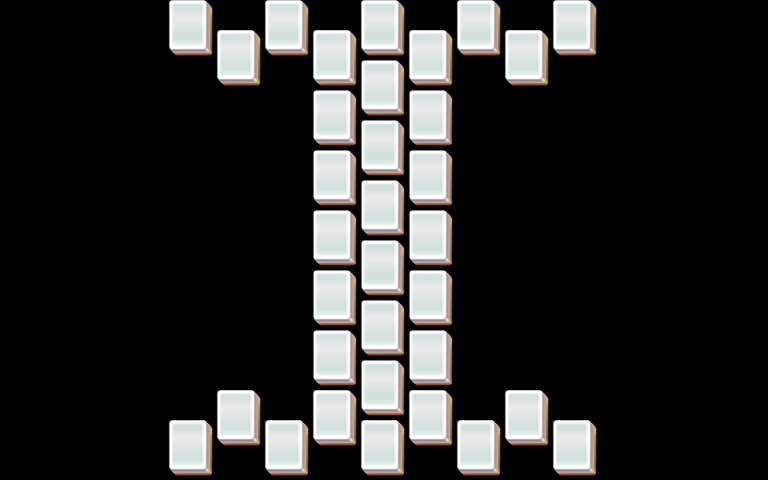

A level layout from a 2D game, rendered from its tile map. Below: a short description, then the map file with tile-grid data replaced by summaries:
An orthogonal 32x16 tile map with 24x30 px tiles, 5 tile layers (layer1, layer2, layer3, layer4, ...).

<map version="1.0" orientation="orthogonal" width="32" height="16" tilewidth="24" tileheight="30">
 <properties>
  <property name="species" value="15" />
 </properties>
 <tileset firstgid="1" name="mahjong" tilewidth="48" tileheight="60">
  <image source="mahjong.png" />
 </tileset>
 <layer name="layer1" width="32" height="16">
  <data>[512 cells, 34 non-empty, 1 distinct tile ids]</data>
 </layer>
 <layer name="layer2" width="32" height="16">
  <data>[512 cells, 18 non-empty, 1 distinct tile ids]</data>
 </layer>
 <layer name="layer3" width="32" height="16">
  <data>[512 cells, 18 non-empty, 1 distinct tile ids]</data>
 </layer>
 <layer name="layer4" width="32" height="16">
  <data>[512 cells, 0 non-empty, 0 distinct tile ids]</data>
 </layer>
 <layer name="layer5" width="32" height="16">
  <data>[512 cells, 0 non-empty, 0 distinct tile ids]</data>
 </layer>
</map>
